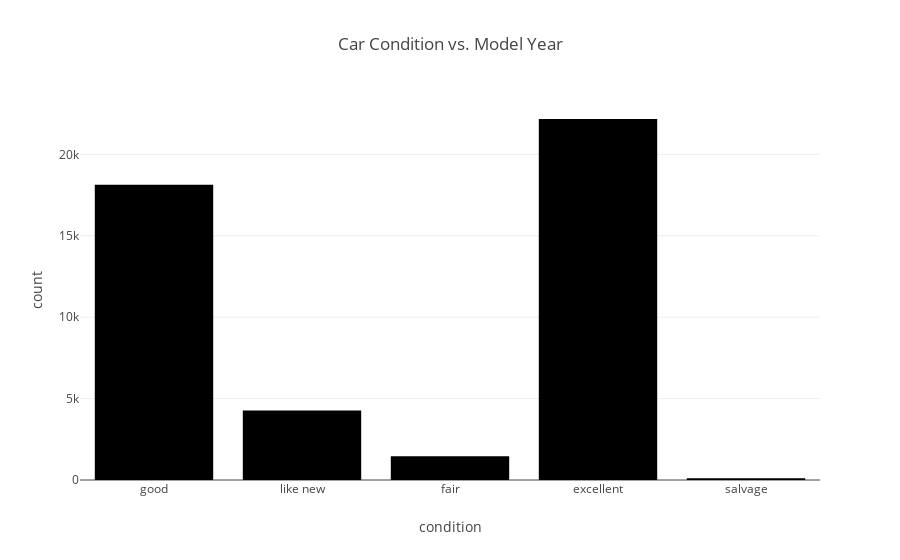

Notebook cell for this chart:
### Code cell
fig = px.histogram(df,
                   x='condition',
                   y='model_year',
                   histfunc='count',
                   title='Car Condition vs. Model Year')

fig.show()

### Figure 1 — Plotly figure (JSON) as saved in the notebook; plotly's stock layout.template omitted (floating-point values rounded to 4 significant figures; data arrays with more than 128 entries replaced by an {"elided": "..."} marker saying what was removed)
{"data": [{"alignmentgroup": "True", "bingroup": "x", "histfunc": "count", "hovertemplate": "condition=%{x}<br>count=%{y}<extra></extra>", "legendgroup": "", "marker": {"color": "#000001", "pattern": {"shape": ""}}, "name": "", "offsetgroup": "", "orientation": "v", "showlegend": false, "type": "histogram", "x": {"elided": "46134 str values"}, "xaxis": "x", "y": {"elided": "46134 int values"}, "yaxis": "y"}], "layout": {"barmode": "relative", "legend": {"tracegroupgap": 0}, "title": {"text": "Car Condition vs. Model Year"}, "xaxis": {"anchor": "y", "domain": [0, 1], "title": {"text": "condition"}}, "yaxis": {"anchor": "x", "domain": [0, 1], "title": {"text": "count"}}}}
